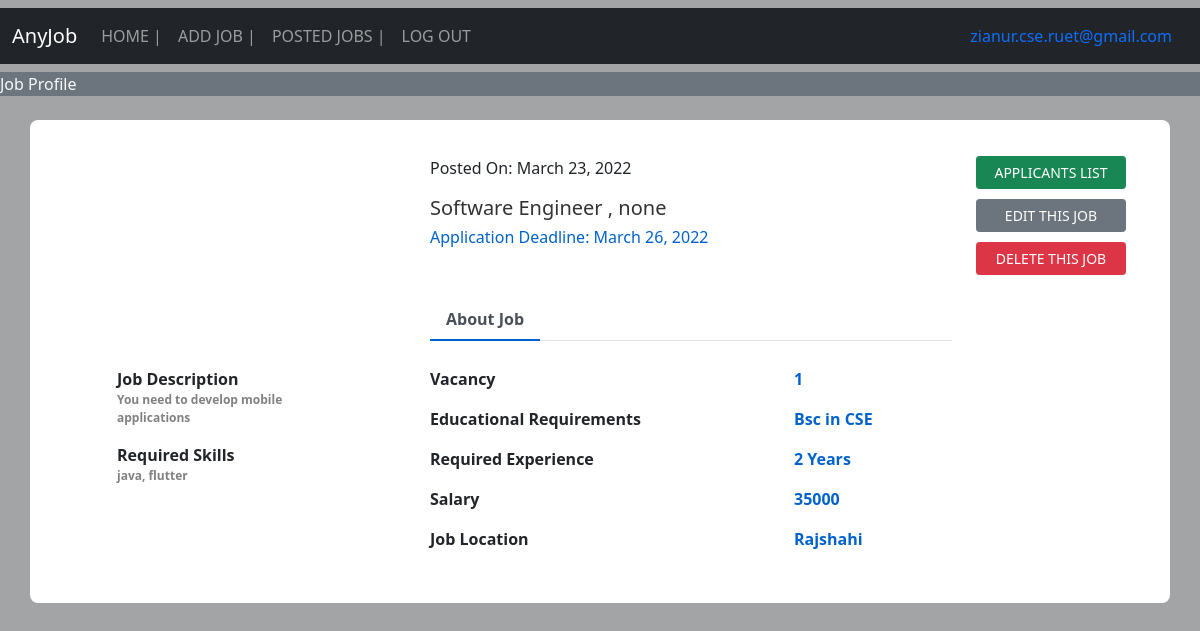
Page /job_profile_employer/1 (signed in) on the committed database.
### job/models.py (models this page shows, shortened)
class Job(models.Model):
    title = models.CharField(max_length=50,null=True)
    description = models.CharField(max_length=200,null=True)
    education = models.CharField(max_length=200,null=True)
    post_date = models.DateField()
    deadline = models.DateField()
    salary = models.CharField(max_length=50,null=True)
    vacancy = models.CharField(max_length=50,null=True)
    experience = models.CharField(max_length=100,null=True)
    skill = models.CharField(max_length=100,null=True)
    location = models.CharField(max_length=100,null=True)
    employer= models.ForeignKey(Employer, on_delete=CASCADE,null=True)
    student= models.ManyToManyField(Candidate)

class Employer(models.Model):
    contact = models.CharField(max_length=15)
    image = models.FileField(upload_to="employer/images", null=True)
    gender = models.CharField(max_length=15,null=True)
    type = models.CharField(max_length=15,null=True)
    company = models.CharField(max_length=25,null=True)
    status = models.CharField(max_length=25,null=True)
    position = models.CharField(max_length=25,null=True)
    user= models.OneToOneField(User, on_delete=CASCADE,null=True)

### job/views.py (the view)
# urls.py: path('job_profile_employer/<int:pid>', views.job_profile_employer, name="job_profile_employer"),
def job_profile_employer(request,pid):
    if not request.user.is_authenticated:
        return redirect('employer_login')
    job = Job.objects.get(id=pid)
    d = {'job': job}
    return render(request, 'job_profile_employer.html', d)

### job/templates/job_profile_employer.html (shortened to what this page needs)
{% extends 'employer_navigation.html' %}
{% block head %}
<link href="/static/css/job_profile_employer.css" rel="stylesheet">
{% endblock head %}
{% block body %}
<marquee class="bg-secondary text-light" width="100%" direction="right" height="25px">
    Job Profile
</marquee>
<div class="container emp-profile">
    <form method="post">
        <div class="row">
            <div class="col-md-4">
            </div>
            <div class="col-md-6">
                <div class="profile-head">
                    <p>Posted On:    {{job.post_date}}</p>
                    <h5>
                        {{job.title}}, {{job.employer.company}}
                    </h5>
                    <h6>
                        Application Deadline:    {{job.deadline}}
                    </h6>
                    <ul class="nav nav-tabs about" id="myTab" role="tablist">
                        <li class="nav-item">
                            <button class="nav-link active disabled" id="home-tab" data-toggle="tab" role="tab" aria-controls="home" aria-selected="true">About Job</button>
                        </li>
                    </ul>
                </div>
            </div>
            <div class="col-md-2">
                <a style="margin-bottom: 10px; width: 150px; padding: 5px;" href="{% url 'job_applicants' job.id %}" class="btn btn-success btn-sm">APPLICANTS LIST</a>
                <a style="margin-bottom: 10px; width: 150px; padding: 5px;" href="{% url 'edit_job' job.id %}" class="btn btn-secondary btn-sm">EDIT THIS JOB</a>
                <a style="width: 150px; padding: 5px;" href="{% url 'delete_job' job.id %}" class="btn btn-danger btn-sm" onclick="return confirm('Are You Sure?')">DELETE THIS JOB</a>
            </div>
        </div>
        <div class="row">
            <div class="col-md-4">
                <div class="profile-work">
                    <div>
                        <label for="">Job Description</label>
                        <p>{{job.description}}</p>
                    </div>
                    <div>
                        <label for="">Required Skills</label>
                        <p>{{job.skill}}</p>
                    </div>
                </div>
            </div>
            <div class="col-md-8">
                <div class="tab-content profile-tab" id="myTabContent">
                    <div class="tab-pane fade show active" id="home" role="tabpanel" aria-labelledby="home-tab">
                        <div class="row">
                            <div class="col-md-6">
                                <label>Vacancy</label>
                            </div>
                            <div class="col-md-6">
                                <p>{{job.vacancy}}</p>
                            </div>
                        </div>
                        <div class="row">
                            <div class="col-md-6">
                                <label>Educational Requirements</label>
                            </div>
                            <div class="col-md-6">
                                <p>{{job.education}}</p>
                            </div>
                        </div>
                        <div class="row">
                            <div class="col-md-6">
                                <label>Required Experience</label>
                            </div>
                            <div class="col-md-6">
                                <p>{{job.experience}}</p>
                            </div>
                        </div>
                        <div class="row">
                            <div class="col-md-6">
                                <label>Salary</label>
                            </div>
                            <div class="col-md-6">
                                <p>{{job.salary}}</p>
                            </div>
                        </div>
                        <div class="row">
                            <div class="col-md-6">
                                <label>Job Location</label>
                            </div>
                            <div class="col-md-6">
                                <p>{{job.location}}</p>
                            </div>
                        </div>
                    </div>
                </div>
            </div>
        </div>
    </form>
</div>
{% endblock body %}

### job/templates/employer_navigation.html (shortened to what this page needs)
<!doctype html>
<html lang="en">
  <head>
    <link href="https://cdn.jsdelivr.net/npm/bootstrap@5.0.1/dist/css/bootstrap.min.css" rel="stylesheet">
    <link rel="stylesheet" href="//cdn.datatables.net/1.10.24/css/jquery.dataTables.min.css">
    <link rel="stylesheet" href="https://cdn.datatables.net/buttons/1.7.0/css/buttons.dataTables.min.css">
    {% block head %} {% endblock head %}
  </head>
  <body>
    <nav class="navbar navbar-expand-lg navbar-dark bg-dark my-2">
        <div class="container-fluid">
          <a class="navbar-brand">AnyJob</a>
          <div class="collapse navbar-collapse" id="navbarSupportedContent">
            <ul class="navbar-nav me-auto mb-2 mb-lg-0">
              <li class="nav-item">
                <a class="nav-link" aria-current="page" href="/employer_home">HOME  |</a>
              </li>
              <li class="nav-item">
                <a class="nav-link" href="/add_job">ADD JOB  |</a>
              </li>
              <li class="nav-item">
                <a class="nav-link" href="/job_list">POSTED JOBS  |</a>
              </li>
              <li class="nav-item">
                <a class="nav-link" href="/logout_employer">LOG OUT</a>
              </li>
            </ul>
            <li class="nav-item d-flex">
                <a class="nav-link" href="/employer_home"> {{request.user.username}} </a>
            </li>
          </div>
        </div>
      </nav>
      {% block body %} {% endblock body %}
  </body>
</html>

### job/static/css/job_profile_employer.css (style rules this page uses)
body { background: -webkit-linear-gradient(left, #a3a4a5, #a3a4a5); }
.emp-profile { padding: 3%; margin-top: 2%; margin-bottom: 2%; border-radius: 0.5rem; background: #fff; }
.profile-head h5 { color: #333; }
.profile-head h6 { color: #0062cc; }
.profile-head .nav-tabs { margin-bottom:5%; }
.profile-head .nav-tabs .nav-link { font-weight:600; border: none; }
.profile-head .nav-tabs .nav-link.active { border: none; border-bottom:2px solid #0062cc; }
.profile-work { padding: 15%; margin-top: -15%; }
.profile-work p { font-size: 12px; color: #818182; font-weight: 700; }
.profile-tab label { font-weight: 600; }
.profile-tab p { font-weight: 600; color: #0062cc; }
h6 { margin-bottom: 10%; }

### job/templates/employer_navigation.html (style rules this page uses)
label { font-weight: bold; }

### rows in the picture
Job: post_date "March 23, 2022", title "Software Engineer", employer.company "none", deadline "March 26, 2022", description "You need to develop mobile applications", skill "java, flutter", vacancy "1", education "Bsc in CSE", experience "2 Years", salary "35000", location "Rajshahi"

### other values in the picture
{{ request.user.username }} "zianur.cse.ruet@gmail.com"
